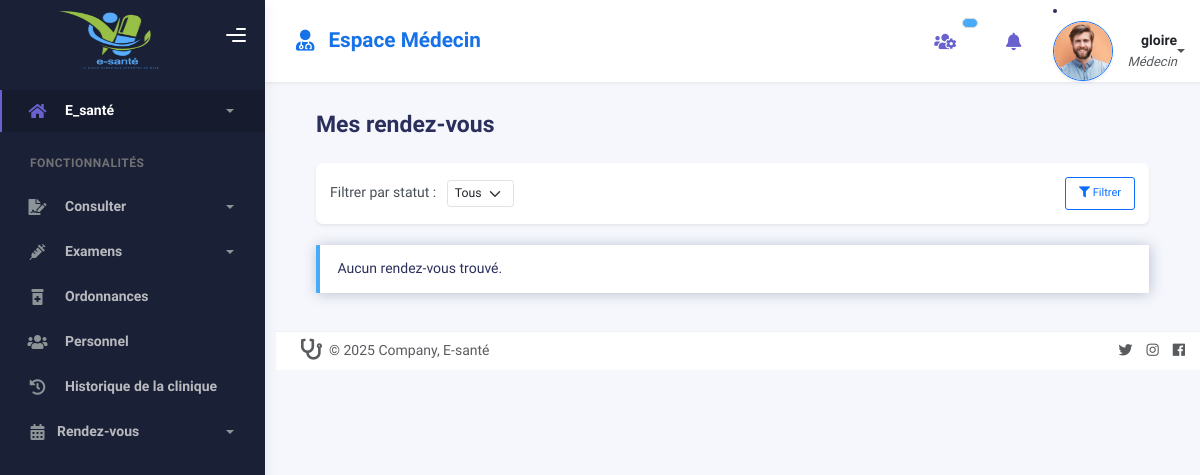
The app's page /rendezvous/ (signed in), older data.
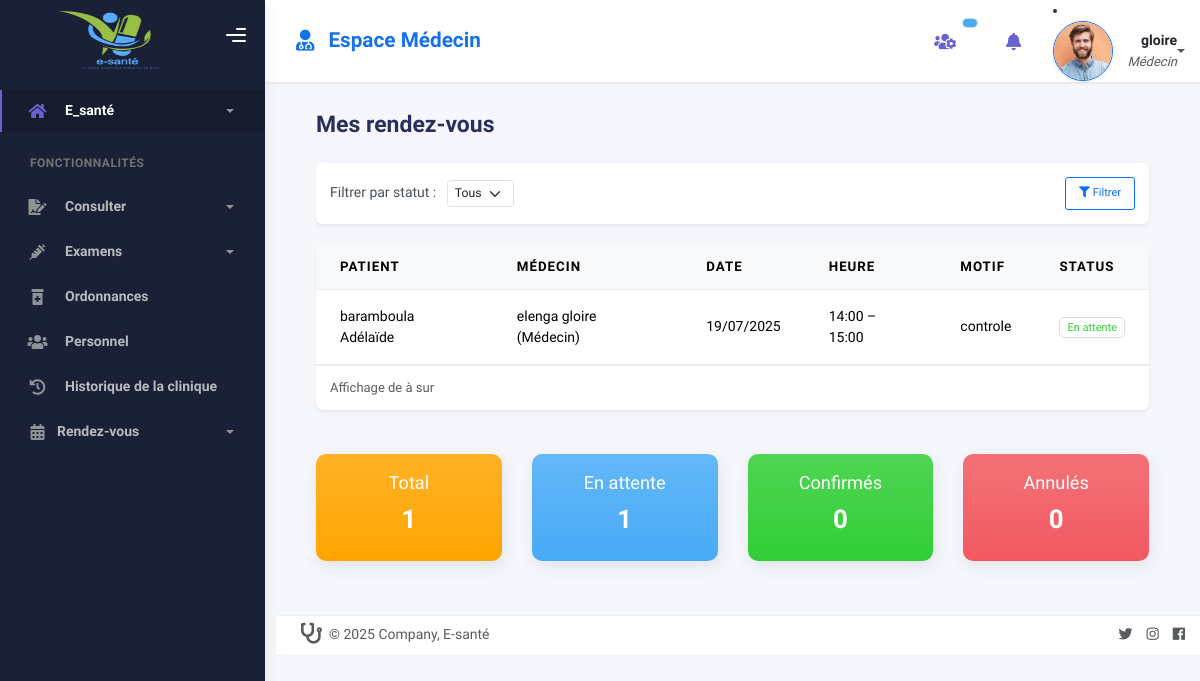
The same page, newer data.
### home/models.py (models this page shows, shortened)
class User(AbstractUser):
    role = models.CharField(max_length=20, choices=USER_ROLE_CHOICES, default='accueil')
    def __str__(self):
        return f"{self.username} ({self.get_role_display()})"

class RendezVous(models.Model):
    STATUS_CHOICES = [
        ('En attente', _('En attente')),
        ('Confirmé', _('Confirmé')),
        ('Annulé', _('Annulé')),
        ('Terminé', _('Terminé')),
    ]
    patient = models.ForeignKey(
        'Patient',
        on_delete=models.CASCADE,
        related_name='rendezvous_list',
        verbose_name=_("Patient")
    )
    medecin = models.ForeignKey(
        'Personnel',
        on_delete=models.CASCADE,
        related_name='rendezvous_list',
        limit_choices_to={'role': 'Médecin'},
        verbose_name=_("Médecin")
    )
    date_rendezvous = models.DateField(
        _("Date du rendez-vous"),
        help_text=_("Sélectionnez une date.")
    )
    heure_debut = models.TimeField(
        _("Heure de début"),
        help_text=_("Exemple: 09:30")
    )
    heure_fin = models.TimeField(
        _("Heure de fin"),
        help_text=_("Exemple: 10:00")
    )
    motif = models.CharField(
        max_length=255,
        blank=True,
        null=True,
        verbose_name=_("Motif du rendez-vous"),
        help_text=_("Raison du rendez-vous (facultatif).")
    )
    status = models.CharField(
        max_length=20,
        choices=STATUS_CHOICES,
        default='En attente',
        verbose_name=_("Statut")
    )
    consultation = models.OneToOneField(
        Consultation,
        on_delete=models.CASCADE,
        null=True,
        blank=True,
        verbose_name=_("Consultation")
    )
    created_at = models.DateTimeField(auto_now_add=True)
    updated_at = models.DateTimeField(auto_now=True)
    class Meta:
        verbose_name = _("Rendez-vous")
        verbose_name_plural = _("Rendez-vous")
        ordering = ['-date_rendezvous', '-heure_debut']

class Patient(models.Model):
    GROUPE_SANGUIN_CHOICES = [
        ('A+', 'A+'), ('A-', 'A-'),
        ('B+', 'B+'), ('B-', 'B-'),
        ('AB+', 'AB+'), ('AB-', 'AB-'),
        ('O+', 'O+'), ('O-', 'O-'),
        ('Inconnu', 'Inconnu'),
    ]
    nom = models.CharField(_('Nom'), max_length=100)
    prenom = models.CharField(_('Prénom'), max_length=100)
    date_naissance = models.DateField(_('Date de naissance'))
    sexe = models.CharField(_('Sexe'), max_length=10, choices=SEXE_CHOICES)
    telephone = models.CharField(_('Téléphone'), max_length=20)
    email = models.EmailField(_('Email'), blank=True, null=True)
    adresse = models.TextField(_('Adresse'), blank=True, null=True)
    poids = models.DecimalField(_('Poids (kg)'), max_digits=5, decimal_places=2, blank=True, null=True)
    taille = models.DecimalField(_('Taille (cm)'), max_digits=5, decimal_places=2, blank=True, null=True)
    groupe_sanguin = models.CharField(_('Groupe sanguin'), max_length=10, choices=GROUPE_SANGUIN_CHOICES, default='Inconnu')
    tension_artérielle = models.CharField(_('Tension artérielle'), max_length=20, blank=True, null=True, help_text="Ex: 12/8")
    allergies = models.TextField(_('Allergies'), blank=True, null=True)
    antecedents_medicaux = models.TextField(_('Antécédents médicaux'), blank=True, null=True, help_text=_("Antécédents médicaux importants"))
    def __str__(self):
        return f"{self.nom} {self.prenom}"
    class Meta:
        ordering = ['nom', 'prenom']

class Personnel(models.Model):
    ROLE_CHOICES = [
        ('Médecin', 'Médecin'),
        ('Infirmier', 'Infirmier'),
        ('Pharmacien', 'Pharmacien'),
        ('Accueil', 'Accueil'),
    ]
    user = models.OneToOneField(
        settings.AUTH_USER_MODEL,
        on_delete=models.SET_NULL,
        null=True,
        blank=True,
        related_name="personnel"
    )
    nom = models.CharField(max_length=50)
    prenom = models.CharField(max_length=50)
    role = models.CharField(max_length=15, choices=ROLE_CHOICES)
    specialite = models.CharField(max_length=100, blank=True, null=True)
    telephone = models.CharField(max_length=15)
    email = models.EmailField(unique=True)
    sexe = models.CharField(max_length=10, choices=SEXE_CHOICES)
    def __str__(self):
        return f"{self.nom} {self.prenom} ({self.role})"
    class Meta:
        verbose_name = _("Personnel")
        verbose_name_plural = _("Personnels")

### home/views.py (the view)
# urls.py: path('rendezvous/', views.liste_rendezvous, name='liste_rendezvous'),
@login_required
def liste_rendezvous(request):
    user = request.user
    if user.role not in ['medecin', 'accueil', 'infirmier']:
        messages.error(request, ("Accès refusé."))
        return redirect('home')
    statut = request.GET.get('statut', '').strip()
    rendezvouses = RendezVous.objects.all().select_related('patient', 'medecin')
    if user.role == 'medecin':
        try:
            medecin = Personnel.objects.get(user=user)
            rendezvouses = rendezvouses.filter(medecin=medecin)
        except Personnel.DoesNotExist:
            messages.error(request, _("Aucun médecin trouvé pour cet utilisateur."))
            return redirect('home')
    if statut and statut in dict(RendezVous.STATUS_CHOICES).keys():
        rendezvouses = rendezvouses.filter(status=statut)
    paginator = Paginator(rendezvouses, 10)  # 10 rendez-vous par page
    page_number = request.GET.get('page')
    try:
        page_obj = paginator.page(page_number)
    except PageNotAnInteger:
        page_obj = paginator.page(1)
    except EmptyPage:
        page_obj = paginator.page(paginator.num_pages)
    stats = {
        'total': rendezvouses.count(),
        'en_attente': rendezvouses.filter(status='En attente').count(),
        'confirme': rendezvouses.filter(status='Confirmé').count(),
        'annule': rendezvouses.filter(status='Annulé').count(),
        'termine': rendezvouses.filter(status='Terminé').count(),
    }
    return render(request, 'dashboard/liste_rendezvous.html', {
        'rendezvouses': page_obj,
        'filtre_statut': statut,
        'stats': stats
    })

### home/templates/dashboard/liste_rendezvous.html (shortened to what this page needs)
{% extends "dashboard/base.html" %}
{% load static %}
{% block content %}
<div class="container mt-5">
  <div class="page-inner">
    <h3 class="fw-bold mb-4">Mes rendez-vous</h3>
    <div class="card shadow-sm border-0 rounded-3 mb-4">
      <div class="card-body p-3">
        <form method="get" class="d-flex gap-2 flex-wrap align-items-center justify-content-between">
          <div>
            <label for="statut" class="form-label mb-0 me-2">Filtrer par statut :</label>
            <select name="statut" id="statut" class="form-select form-select-sm d-inline-block w-auto">
              <option value="">Tous</option>
            </select>
          </div>
          <button type="submit" class="btn btn-outline-primary btn-sm">
            <i class="fas fa-filter"></i> Filtrer
          </button>
        </form>
      </div>
    </div>
    {% if rendezvouses %}
    <div class="card shadow-sm border-0 rounded-3">
      <div class="card-body p-0">
        <div class="table-responsive">
          <table class="table table-hover align-middle mb-0">
            <thead class="table-light">
              <tr>
                <th>Patient</th>
                <th>Médecin</th>
                <th>Date</th>
                <th>Heure</th>
                <th>Motif</th>
                <th>Status</th>
              </tr>
            </thead>
            <tbody>
              {% for rdv in rendezvouses %}
              <tr>
                <td>{{ rdv.patient }}</td>
                <td>{{ rdv.medecin }}</td>
                <td>{{ rdv.date_rendezvous|date:"d/m/Y" }}</td>
                <td>{{ rdv.heure_debut }} – {{ rdv.heure_fin }}</td>
                <td>{{ rdv.motif|default:"—" }}</td>
                <td>
                  <span class="badge text-success bg-{{ rdv.get_status_badge }}">
                    {{ rdv.get_status_display }}
                  </span>
                </td>
              </tr>
              {% empty %}
              <tr>
                <td colspan="6" class="text-center text-muted py-4">
                  Aucun rendez-vous trouvé.
                </td>
              </tr>
              {% endfor %}
            </tbody>
          </table>
        </div>
      </div>
      <div class="card-footer d-flex justify-content-between align-items-center">
        <small class="text-muted">
          Affichage de {{ page_obj.start_index }} à {{ page_obj.end_index }} sur {{ page_obj.paginator.count }}
        </small>
      </div>
    </div>
    <div class="row mt-4 g-3">
      <div class="col-md-3">
        <div class="card card-stats bg-gradient text-white" style="background: orange">
          <div class="card-body text-center">
            <h5 class="mb-1">Total</h5>
            <h2 class="fw-bold">{{ stats.total }}</h2>
          </div>
        </div>
      </div>
      <div class="col-md-3">
        <div class="card card-stats bg-gradient bg-info text-white" style="background: linear-gradient(45deg, #17a2b8, #5bc0de);">
          <div class="card-body text-center">
            <h5 class="mb-1">En attente</h5>
            <h2 class="fw-bold">{{ stats.en_attente }}</h2>
          </div>
        </div>
      </div>
      <div class="col-md-3">
        <div class="card card-stats bg-gradient bg-success text-white" style="background: linear-gradient(45deg, #28a745, #71c671);">
          <div class="card-body text-center">
            <h5 class="mb-1">Confirmés</h5>
            <h2 class="fw-bold">{{ stats.confirme }}</h2>
          </div>
        </div>
      </div>
      <div class="col-md-3">
        <div class="card card-stats bg-gradient bg-danger text-white" style="background: linear-gradient(45deg, #dc3545, #f56991);">
          <div class="card-body text-center">
            <h5 class="mb-1">Annulés</h5>
            <h2 class="fw-bold">{{ stats.annule }}</h2>
          </div>
        </div>
      </div>
    </div>
    {% else %}
    <div class="alert alert-info mt-4">Aucun rendez-vous trouvé.</div>
    {% endif %}
</div>
{% endblock %}

### home/templates/dashboard/base.html (shortened to what this page needs)
<!DOCTYPE html>
<html lang="fr">
{% load static %}
<head>
  <link rel="stylesheet" href="https://cdnjs.cloudflare.com/ajax/libs/font-awesome/6.5.0/css/all.min.css " />
  <link rel="stylesheet" href="{% static 'assets/css/bootstrap.min.css' %}" />
  <link rel="stylesheet" href="{% static 'assets/css/plugins.min.css' %}" />
  <link rel="stylesheet" href="{% static 'assets/css/kaiadmin.min.css' %}" />
  <link rel="stylesheet" href="{% static 'assets/css/demo.css' %}" />
</head>
<body class="" {% if request.user.is_docteur %} style="" {% elif request.user.is_infirmiers %} style="background-color:lightgray;" {% endif %}>
<div class="wrapper">
<div class="sidebar" data-background-color="dark">
  <div class="sidebar-logo">
    <div class="logo-header" data-background-color="dark">
      <a href="/" class="logo">
        <img src="{% static 'assets/img/esante.png' %}" width="180px" height="90px" >
      </a>
      <div class="nav-toggle">
        <button class="btn btn-toggle toggle-sidebar" aria-label="Toggle Sidebar">
          <i class="gg-menu-right"></i>
        </button>
      </div>
    </div>
  </div>
  <div class="sidebar-wrapper scrollbar scrollbar-inner">
    <div class="sidebar-content">
      <ul class="nav nav-secondary">
        <li class="nav-item active">
          <a data-bs-toggle="collapse" href="#dashboard" class="collapsed" aria-expanded="false">
            <i class="fas fa-home"></i>
            <p>E_santé</p>
            <span class="caret"></span>
          </a>
        </li>
        <li class="nav-section">
          <h4 class="text-section">Fonctionnalités</h4>
        </li>
{% if request.user.role == "medecin" or request.user.role == "infirmier" %}
  <li class="nav-item">
    <a data-bs-toggle="collapse" href="#consultations">
      <i class="fas fa-file-signature"></i>
      <p>Consulter</p>
      <span class="caret"></span>
    </a>
  </li>
{% endif %}
        {% if request.user.role == "infirmier" or request.user.role == "medecin" or request.user.role == "accueil"  %}
          <li class="nav-item">
            <a data-bs-toggle="collapse" href="#examens">
              <i class="fas fa-syringe"></i>
              <p>Examens</p>
              <span class="caret"></span>
            </a>
          </li>
<li class="nav-item">
  <a href="{% url 'liste_ordonnances' %}">
    <i class="fas fa-prescription-bottle-alt"></i>
    <p>Ordonnances</p>
  </a>
</li>
        {% endif %}
        {% if request.user.role == "medecin" %}
          <li class="nav-item">
            <a href="{% url 'liste_personnel' %}">
              <i class="fas fa-users"></i>
              <p>Personnel</p>
            </a>
          </li>
        {% endif %}
        {% if request.user.role == "medecin" or request.user.role == "infirmier" %}
          <li class="nav-item">
            <a href="{% url 'historique_clinique' %}">
              <i class="fas fa-history"></i>
              <p>Historique de la clinique</p>
            </a>
          </li>
          {% endif %}
 {% if request.user.role == "medecin" or request.user.role == "accueil" %}
<li class="nav-item">
  <a data-bs-toggle="collapse" href="#rendezvous">
    <i class="fas fa-calendar-alt me-2"></i>
    <p>Rendez-vous</p>
    <span class="caret"></span>
  </a>
</li>
        {% endif %}
      </ul>
    </div>
  </div>
</div>
  <div class="main-panel">
    <div class="main-header">
<nav class="navbar navbar-header navbar-expand-lg border-bottom shadow-sm bg-white">
  <div class="container-fluid">
    <div class="d-flex align-items-center">
      <i class="fas fa-user-md me-3 text-primary fs-4 animate__animated animate__fadeInLeft"></i>
      <h4 class="mb-0 fw-semibold text-primary">
        {% if request.user.role == "medecin" %}
          Espace Médecin
        {% elif request.user.role == "infirmier" %}
          Espace Infirmier
        {% elif request.user.role == "accueil" %}
          Espace Accueil
        {% elif request.user.role == "pharmacien" %}
          Espace Pharmacien
        {% else %}
          Espace Utilisateur
        {% endif %}
      </h4>
    </div>
    <ul class="navbar-nav ms-auto align-items-center gap-3">
      <li class="nav-item dropdown">
        <a class="nav-link position-relative" href="#" id="onlineUserDropdown" role="button"
           data-bs-toggle="dropdown" aria-expanded="false" title="Utilisateurs en ligne">
          <i class="fas fa-users-cog fs-5 text-secondary"></i>
          <span id="online-users-count" class="position-absolute top-0 start-100 translate-middle badge rounded-pill bg-info">
          </span>
        </a>
      </li>
<li class="nav-item dropdown">
  <a class="nav-link position-relative" href="#" id="notifDropdown" role="button"
     data-bs-toggle="dropdown" aria-expanded="false" aria-label="Notifications">
    <i class="fa fa-bell fs-5 text-secondary"></i>
  </a>
</li>
</ul>
      <li class="nav-item dropdown">
        <a class="nav-link dropdown-toggle d-flex align-items-center" href="#"
           id="userDropdown" role="button" data-bs-toggle="dropdown" aria-expanded="false" aria-label="User menu">
          <div class="avatar-md me-3 position-relative">
            <img src="{% static 'assets/img/profile2.jpg' %}" alt="Profil"
                 class="avatar-img rounded-circle border border-primary shadow-sm"
                 style="width: 60px; height: 60px;">
          </div>
          <div class="d-none d-md-block text-end">
            <div class="fw-bold text-dark">{{ request.user.username }}</div>
            <small class="text-muted fst-italic">
              {{ request.user.get_role_display|capfirst }}
            </small>
          </div>
        </a>
      </li>
  </div>
</nav>
</div>
    <div class="container-fluid mb-5 py-5">
      {% block content %}{% endblock %}
    </div>
<footer class="footer py-2 mt-auto border-top bg-white bottom-5">
  <div class="container d-flex flex-wrap justify-content-between align-items-center">
    <div class="col-md-4 d-flex align-items-center">
      <a href="/" class="me-2 text-decoration-none">
        <i class="fas fa-stethoscope text-muted fs-4"></i>
      </a>
      <span class="text-muted">© 2025 Company, E-santé</span>
    </div>
    <ul class="nav col-md-4 justify-content-end list-unstyled d-flex">
      <li class="ms-3"><a class="text-muted" href="#"><i class="fab fa-twitter"></i></a></li>
      <li class="ms-3"><a class="text-muted" href="#"><i class="fab fa-instagram"></i></a></li>
      <li class="ms-3"><a class="text-muted" href="#"><i class="fab fa-facebook"></i></a></li>
    </ul>
  </div>
</footer>
</body>
</html>

Row changes from the older to the newer data that the page shows:
added RendezVous: patient "baramboula Adélaïde", medecin "elenga gloire (Médecin)", date_rendezvous "19/07/2025", heure_debut "14:00", heure_fin "15:00", motif "controle", status "En attente"
Text that changed along with them:
{{ stats.total }}: (not shown) → "1"
{{ stats.en_attente }}: (not shown) → "1"
{{ stats.confirme }}: (not shown) → "0"
{{ stats.annule }}: (not shown) → "0"
text no longer shown: "Aucun rendez-vous trouvé."
text now shown: "PATIENT MÉDECIN DATE HEURE MOTIF STATUS Affichage de à sur Total En attente Confirmés Annulés"
